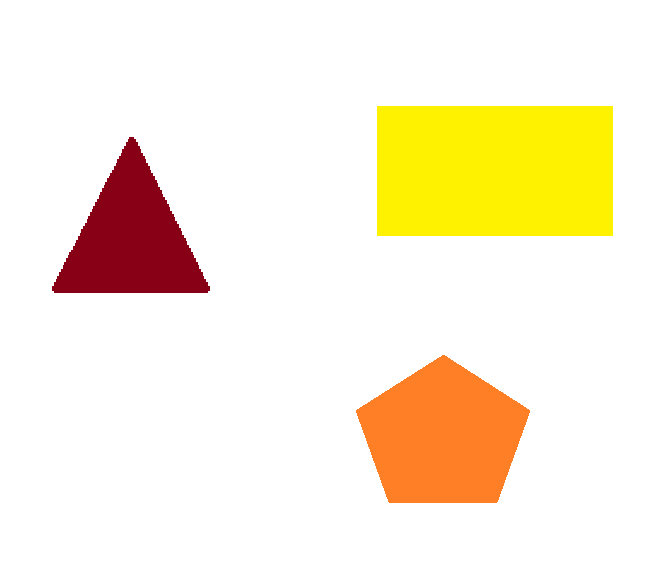
#> input picture Duc/Pic/shapes2.png, 672 x 562 px, found by its file name
$ jupyter execute '29-contour-moments-and-area(1).ipynb'
#> lines starting #> are read from the running program, lines starting #| are printed output that depends on the picture; after the words box and inside, x2 and y2 are one past the last pixel; in counts of white or black regions, pixels touching at a corner belong together
[cell 1]
import cv2
import numpy as np
from matplotlib import pyplot as plt

[cell 2]
image = cv2.imread('images/shapes2.png')
#> image is the input picture: shape (562, 672, 3); mean B, G, R 215.9, 239, 250.9

gray = cv2.cvtColor(image,cv2.COLOR_BGR2GRAY)
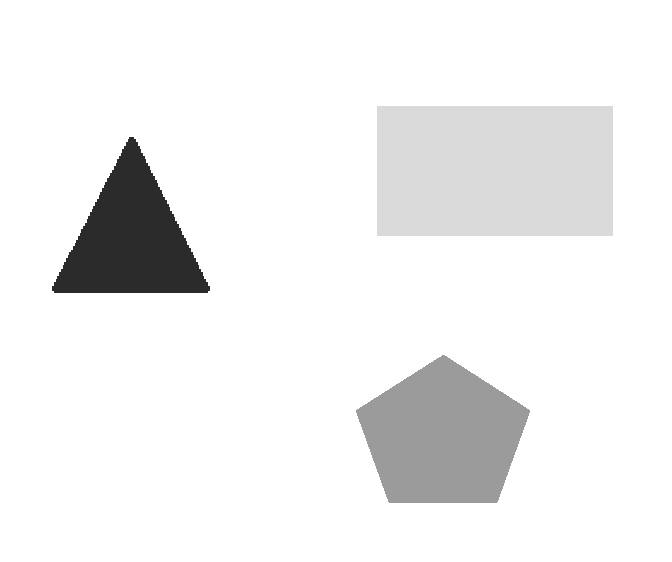
#> gray: shape (562, 672); min 43, max 255, mean 239.9

_, binary_image = cv2.threshold(gray, 245, 255, cv2.THRESH_BINARY_INV)
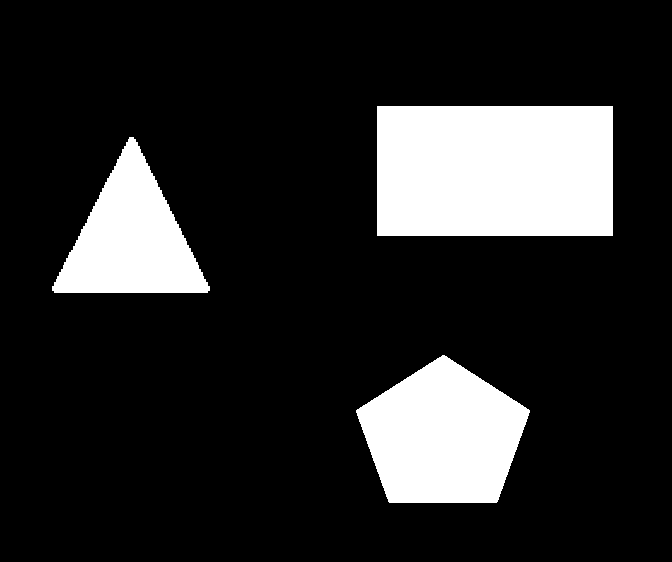
#> binary_image: shape (562, 672); 16.4% white; 3 white regions

contours, hierarchy = cv2.findContours(binary_image, cv2.RETR_EXTERNAL, cv2.CHAIN_APPROX_NONE)
#> contours = 3 contours; box (x1, y1, x2, y2) and area: (377, 106, 613, 236) 30315, (356, 355, 530, 503) 17775, (52, 137, 210, 293) 12794

for c in contours:
    M = cv2.moments(c)
    cx = int(M['m10'] / M['m00'])
    cy = int(M['m01'] / M['m00'])
    cv2.circle(image, (cx, cy), 5, (255,0,0), -1)
#> this loop made 3 passes
#> (cx, cy) on passes 1 to 3: (442, 435), (130, 239), (494, 170)
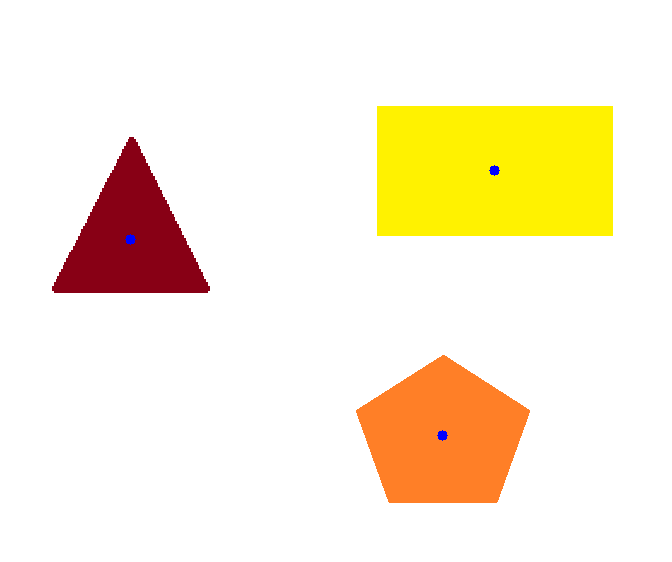
#> image: shape (562, 672, 3); 0.06% of pixels changed, all inside (x1, y1, x2, y2) = (125, 165, 500, 441)

plt.imshow(image[...,::-1])
